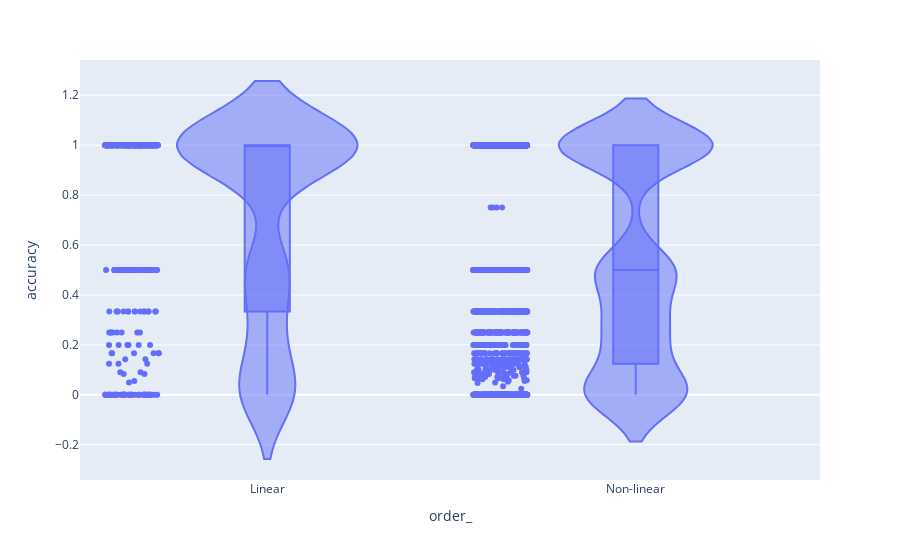

Write notebook code for a chart like this one.
### Code cell
fig = px.violin(join_N_NL, y="accuracy", x = 'order_', box=True, # draw box plot inside the violin
                points='all', # can be 'outliers', or False
               )
fig.show()

### Figure 1 — Plotly figure (JSON) as saved in the notebook; plotly's stock layout.template omitted (floating-point values rounded to 4 significant figures; data arrays with more than 128 entries replaced by an {"elided": "..."} marker saying what was removed)
{"data": [{"alignmentgroup": "True", "box": {"visible": true}, "hoverlabel": {"namelength": 0}, "hovertemplate": "order_=%{x}<br>accuracy=%{y}", "legendgroup": "", "marker": {"color": "#636efa"}, "name": "", "offsetgroup": "", "orientation": "v", "points": "all", "scalegroup": "True", "showlegend": false, "type": "violin", "x": {"elided": "3485 str values"}, "x0": " ", "xaxis": "x", "y": {"elided": "3485 float values"}, "y0": " ", "yaxis": "y"}], "layout": {"legend": {"tracegroupgap": 0}, "margin": {"t": 60}, "violinmode": "group", "xaxis": {"anchor": "y", "domain": [0, 1], "title": {"text": "order_"}}, "yaxis": {"anchor": "x", "domain": [0, 1], "title": {"text": "accuracy"}}}}
